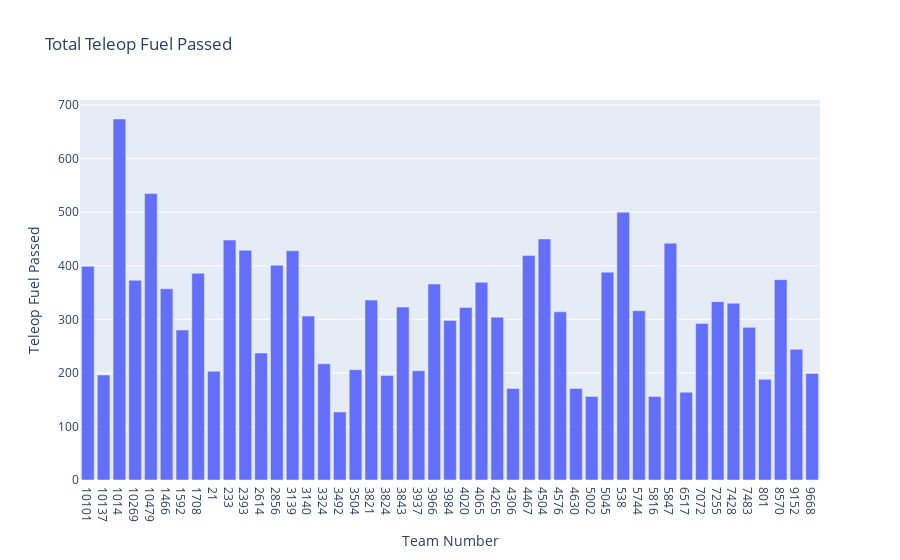

Write notebook code for a chart like this one.
### Code cell
teleop_fuel_passed_df = scouted_data.groupby("Team Number")["Teleop Fuel Passed"].sum().reset_index()
fig = px.bar(teleop_fuel_passed_df, x="Team Number", y="Teleop Fuel Passed", title="Total Teleop Fuel Passed", 
             labels={"Total Teleop Fuel Passed": "total fuel passed"})
fig.show()

### Figure 1 — Plotly figure (JSON) as saved in the notebook; plotly's stock layout.template omitted (floating-point values rounded to 4 significant figures)
{"data": [{"hovertemplate": "Team Number=%{x}<br>Teleop Fuel Passed=%{y}<extra></extra>", "legendgroup": "", "marker": {"color": "#636efa", "pattern": {"shape": ""}}, "name": "", "orientation": "v", "showlegend": false, "textposition": "auto", "type": "bar", "x": ["10101", "10137", "1014", "10269", "10479", "1466", "1592", "1708", "21", "233", "2393", "2614", "2856", "3139", "3140", "3324", "3492", "3504", "3821", "3824", "3843", "3937", "3966", "3984", "4020", "4065", "4265", "4306", "4467", "4504", "4576", "4630", "5002", "5045", "538", "5744", "5816", "5847", "6517", "7072", "7255", "7428", "7483", "801", "8570", "9152", "9668"], "xaxis": "x", "y": [399, 196, 674, 373, 535, 357, 280, 386, 203, 448, 429, 237, 401, 428, 306, 217, 127, 206, 336, 195, 323, 204, 366, 298, 322, 369, 304, 171, 419, 450, 314, 171, 156, 388, 500, 316, 156, 442, 164, 292, 333, 330, 285, 188, 374, 244, 199], "yaxis": "y"}], "layout": {"barmode": "relative", "legend": {"tracegroupgap": 0}, "title": {"text": "Total Teleop Fuel Passed"}, "xaxis": {"anchor": "y", "domain": [0, 1], "title": {"text": "Team Number"}}, "yaxis": {"anchor": "x", "domain": [0, 1], "title": {"text": "Teleop Fuel Passed"}}}}
